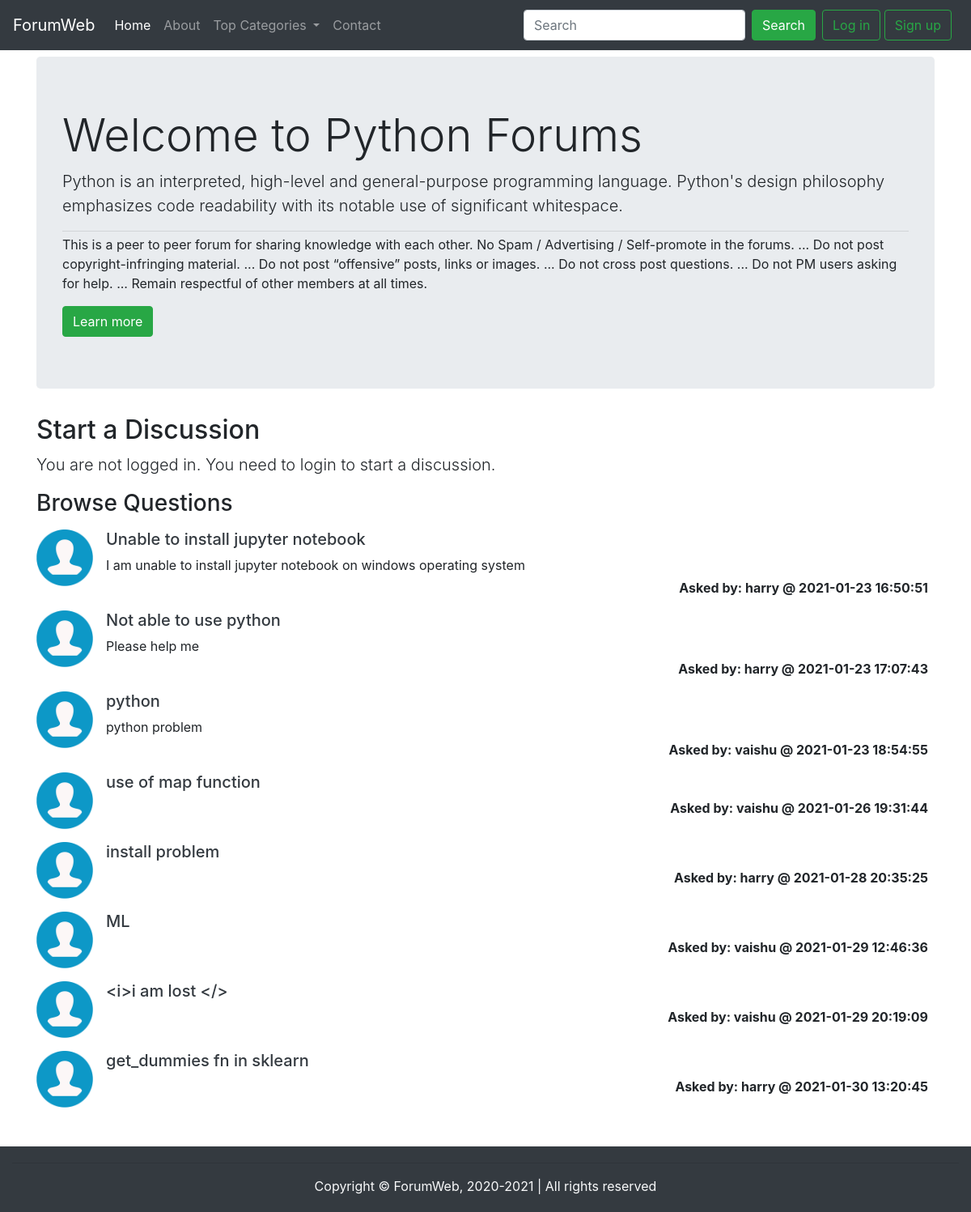
The app's page /threadlist.php?cat_id=1 with its own data.
### tables this page shows
CREATE TABLE `categories` (
  `category_id` int(8) NOT NULL,
  `name` varchar(50) NOT NULL,
  `description` varchar(255) NOT NULL,
  `created_at` datetime NOT NULL DEFAULT current_timestamp()
);

CREATE TABLE `threads` (
  `thread_id` int(11) NOT NULL,
  `title` varchar(255) NOT NULL,
  `description` text NOT NULL,
  `user_id` int(11) NOT NULL,
  `category_id` int(11) NOT NULL,
  `timestamp` datetime NOT NULL DEFAULT current_timestamp()
);

CREATE TABLE `users` (
  `user_id` int(11) NOT NULL,
  `name` varchar(30) NOT NULL,
  `email` varchar(30) NOT NULL,
  `password` varchar(255) NOT NULL,
  `created_at` datetime NOT NULL DEFAULT current_timestamp()
);

### threadlist.php (the view, shortened to what this page needs)
<!doctype html>
<html lang="en">
<head>
    <link rel="stylesheet" href="https://cdn.jsdelivr.net/npm/bootstrap@4.6.0/dist/css/bootstrap.min.css"
>
</head>
<body>
    <?php
    require"partials/_header.php";
    $cat_id=$_GET['cat_id'];
    $sql="select * from categories where category_id=".$cat_id;
    $result=mysqli_query($conn,$sql);
    $row=mysqli_fetch_assoc($result);
    ?>
    <div class="container my-2">
        <div class="jumbotron">
            <h1 class="display-4">Welcome to <?php echo $row['name']?> Forums</h1>
            <p class="lead"><?php echo $row['description']?></p>
            <hr class="my-1">
            <p>This is a peer to peer forum for sharing knowledge with each other. No Spam / Advertising / Self-promote
                in the forums. ...
                Do not post copyright-infringing material. ...
                Do not post “offensive” posts, links or images. ...
                Do not cross post questions. ...
                Do not PM users asking for help. ...
                Remain respectful of other members at all times.</p>
            <button class="btn btn-success">Learn more</button>
        </div>
    </div>
    <?php
    if(isset($_SESSION['loggedin'])&& $_SESSION['loggedin']==true){
    echo '<div class="container my-2">
        <h1>Start a Discussion</h1>
        <form action="'.$_SERVER["REQUEST_URI"].'" method="post">
            <div class="form-group">
                <label for="exampleInputEmail1">Problem Title</label>
                <input type="text" name="title" class="form-control" id="exampleInputEmail1"
                    aria-describedby="emailHelp">
                <small id="emailHelp" class="form-text text-muted">Keep your title short and crisp as possible.</small>
            </div>
            <div class="form-group">
                <label for="exampleFormControlTextarea1">Ellaborate Your Problem</label>
                <textarea name="desc" class="form-control" id="exampleFormControlTextarea1" rows="3"></textarea>
            </div>
            <button type="submit" class="btn btn-success">Submit</button>
        </form>
        </div>';
    }
    else{
        echo '<div class="container my-2">
        <h2>Start a Discussion</h2>
            <p class="lead">You are not logged in. You need to login to start a discussion.</p>
        </div>';
    }
    ?>
    <div class="container my-3 mb-5" id="browse">
        <h3>Browse Questions</h3>
        <?php
        $sql="select * from threads where category_id=".$cat_id;
        $result=mysqli_query($conn,$sql);
        while($row=mysqli_fetch_assoc($result))
        {
            $sql2='select name from users where user_id='.$row['user_id'];
            $result2=mysqli_query($conn,$sql2);
            $row2=mysqli_fetch_assoc($result2);
            echo '<div class="media my-3">
            <img src="img/user.png" width="70px" height="70px" class="mr-3" alt="user">
            <div class="media-body">
                <h5 class="mt-0"><a href="thread.php?thread_id='.$row['thread_id'].'" class="text-dark">'.$row['title'].'</a></h5>
                <p class="my-0 mb-1">'.$row['description'].'</p>
                <p class="font-weight-bold float-right m-0 mr-2">Asked by: '.$row2['name'].' @ '.$row['timestamp'].'</p>
            </div>
            </div>';
        }
        ?>
    </div>
    <?php require"partials/_footer.php"?>
</body>
</html>

### partials/_header.php (shortened to what this page needs)
<?php
echo '<nav class="navbar navbar-expand-lg navbar-dark bg-dark">
<a class="navbar-brand" href="index.php">ForumWeb</a>
<button class="navbar-toggler" type="button" data-toggle="collapse" data-target="#navbarSupportedContent" aria-controls="navbarSupportedContent" aria-expanded="false" aria-label="Toggle navigation">
  <span class="navbar-toggler-icon"></span>
</button>
<div class="collapse navbar-collapse" id="navbarSupportedContent">
  <ul class="navbar-nav mr-auto">
    <li class="nav-item active">
      <a class="nav-link" href="index.php">Home <span class="sr-only">(current)</span></a>
    </li>
    <li class="nav-item">
      <a class="nav-link" href="about.php">About</a>
    </li>
    <li class="nav-item dropdown">
      <a class="nav-link dropdown-toggle" href="#" id="navbarDropdown" role="button" data-toggle="dropdown" aria-haspopup="true" aria-expanded="false">
        Top Categories
      </a>
      <div class="dropdown-menu" aria-labelledby="navbarDropdown">';
      echo '</div>
    </li>
    <li class="nav-item">
      <a class="nav-link" href="contact.php">Contact</a>
    </li>
  </ul>
  <form class="d-flex" action="search.php">
  <input class="form-control mr-2" name="search" type="search" placeholder="Search" aria-label="Search">
  <button class="btn btn-success" type="submit">Search</button>
    </form>';
  if(isset($_SESSION['loggedin']) && $_SESSION['loggedin']==true){
    echo '<p class="text-light m-2">Welcome, '.$_SESSION['username'].'</p>
    <a href="partials/_logout.php" class="btn btn-outline-success" role="button">Logout</a>';
  }
  else{
    echo '<div class="mx-2 my-1">
      <button type="button" class="btn btn-outline-success" data-toggle="modal" data-target="#loginModal">
      Log in
      </button>
      <button type="button" class="btn btn-outline-success" data-toggle="modal" data-target="#signupModal">
      Sign up
    </button>';
}
echo '</div>
</div>
</nav>';
?>

### partials/_footer.php
<div class="container-fluid text-center bg-dark text-light py-1">
    <hr>
    <p>Copyright &copy; ForumWeb, 2020-<?= date("Y")?> | All rights reserved</p>
</div>

### threadlist.php (style rules this page uses)
#browse { min-height: 150px; }

### records on screen
categories: name "Python", description "Python is an interpreted, high-level and general-purpose programming language. Python's design philosophy emphasizes code readability with its notable use of significant whitespace."
threads: title "Unable to install jupyter notebook", description "I am unable to install jupyter notebook on windows operating system", user.name "harry", timestamp "2021-01-23 16:50:51"
threads: title "Not able to use python", description "Please help me", user.name "harry", timestamp "2021-01-23 17:07:43"
threads: title "python", description "python problem", user.name "vaishu", timestamp "2021-01-23 18:54:55"
threads: title "use of map function", user.name "vaishu", timestamp "2021-01-26 19:31:44"
threads: title "install problem", user.name "harry", timestamp "2021-01-28 20:35:25"
threads: title "ML", user.name "vaishu", timestamp "2021-01-29 12:46:36"
threads: title "<i>i am lost </>", user.name "vaishu", timestamp "2021-01-29 20:19:09"
threads: title "get_dummies fn in sklearn", user.name "harry", timestamp "2021-01-30 13:20:45"
